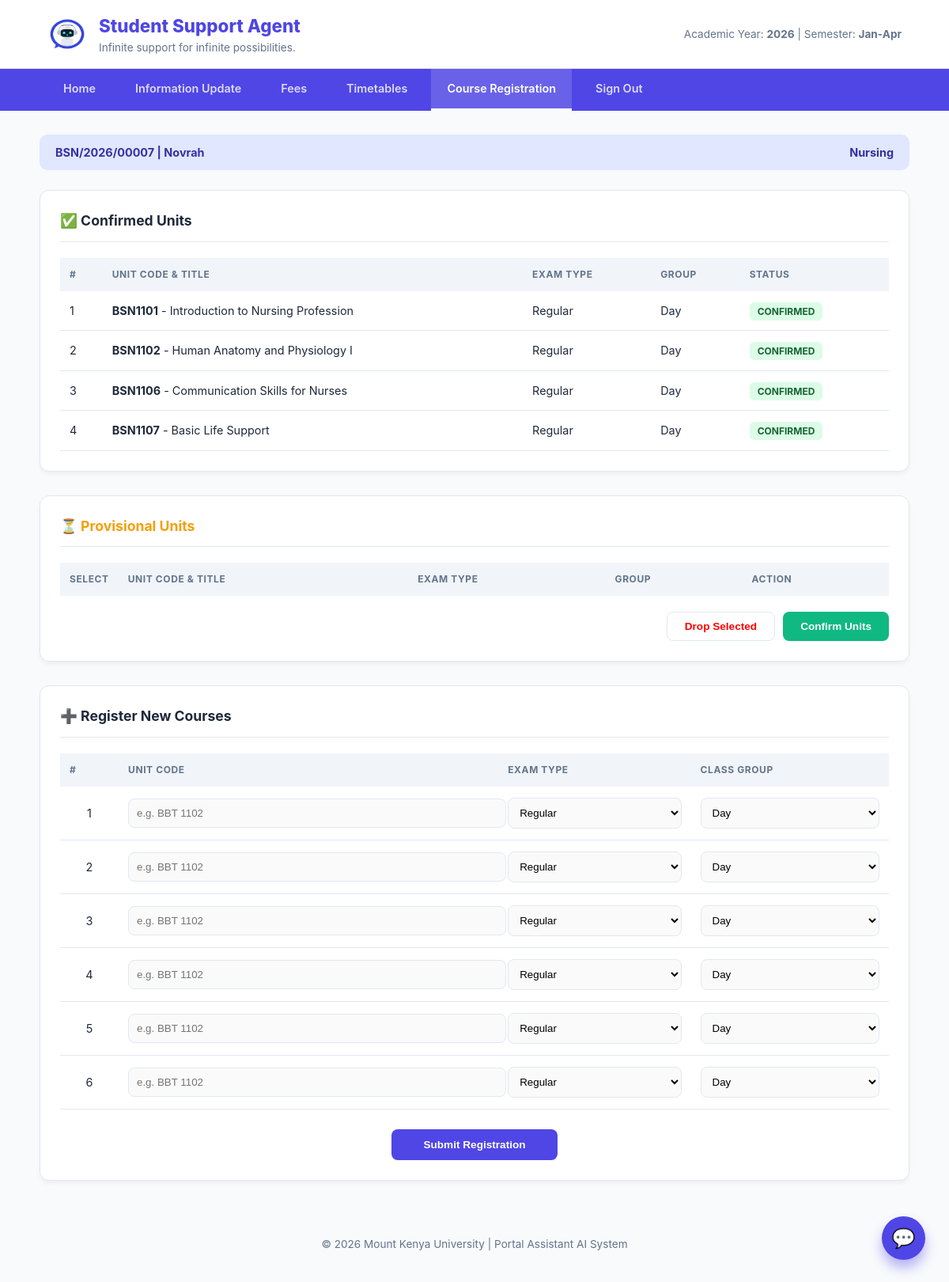
Before: /Student/regisration.php (signed in) with the older database file.
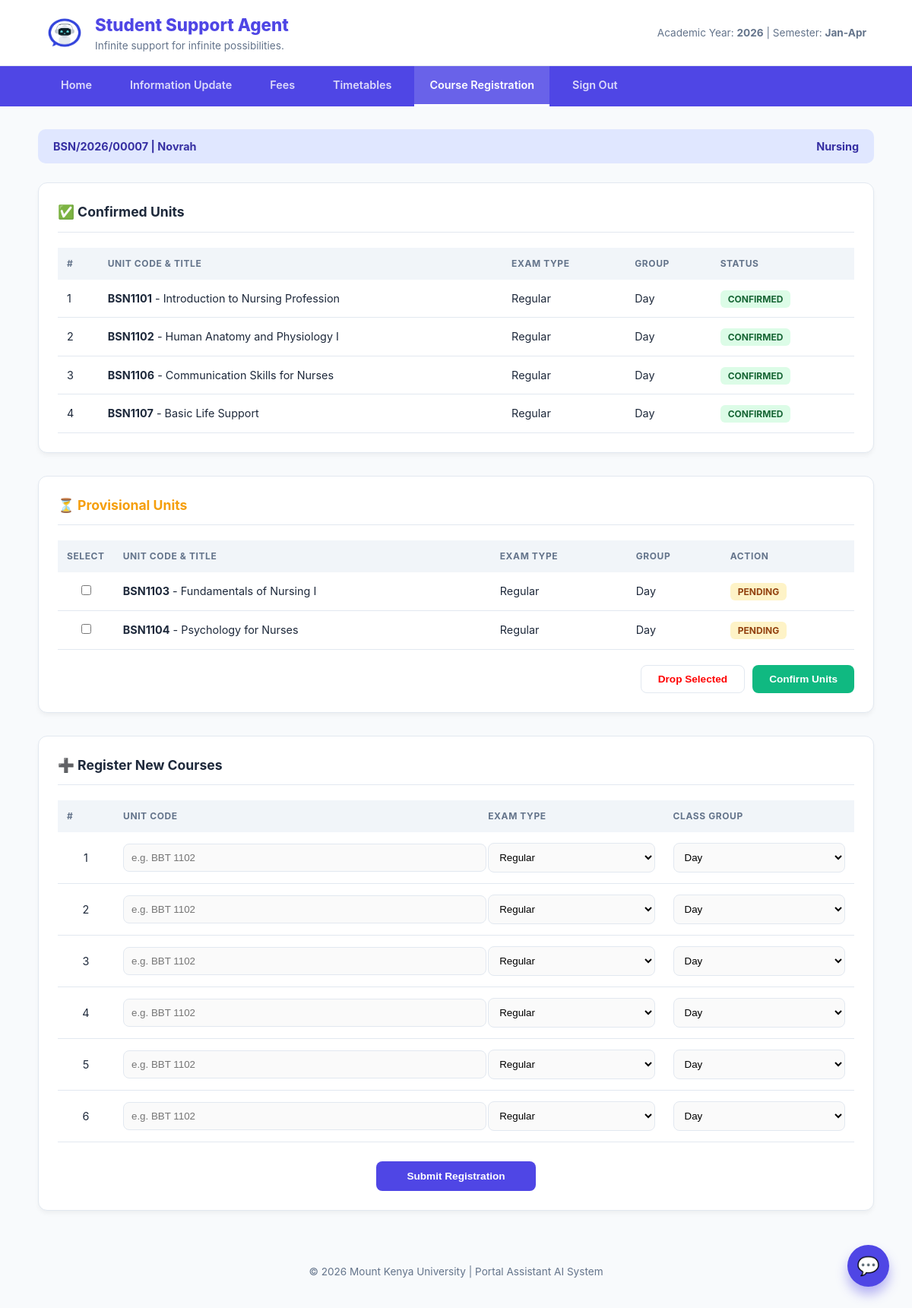
After: the same page with the newer database file.
### tables this page shows
CREATE TABLE `registered_courses` (
  `id` int(11) NOT NULL,
  `student_reg_no` varchar(30) NOT NULL,
  `unit_code` varchar(20) NOT NULL,
  `department` varchar(100) DEFAULT NULL,
  `exam_type` varchar(30) NOT NULL,
  `class_group` varchar(20) NOT NULL,
  `semester` varchar(20) NOT NULL,
  `academic_year` varchar(10) NOT NULL,
  `status` enum('Provisional','Confirmed') DEFAULT 'Provisional',
  `registered_at` timestamp NOT NULL DEFAULT current_timestamp()
);

CREATE TABLE `timetable` (
  `id` int(11) NOT NULL,
  `unit_code` varchar(20) DEFAULT NULL,
  `course_title` varchar(100) DEFAULT NULL,
  `department` varchar(50) DEFAULT NULL,
  `time_from` varchar(10) DEFAULT NULL,
  `time_to` varchar(10) DEFAULT NULL,
  `day_of_week` enum('Monday','Tuesday','Wednesday','Thursday','Friday','Saturday','Sunday') DEFAULT NULL,
  `venue` varchar(50) DEFAULT NULL,
  `unit_group` varchar(20) DEFAULT NULL,
  `lecturer` varchar(50) DEFAULT NULL,
  `exam_date` date DEFAULT NULL,
  `semester` enum('1','2','3') NOT NULL,
  `year_level` enum('First Year','Second Year','Third Year','Fourth Year') NOT NULL,
  `academic_year` year(4) NOT NULL,
  `created_at` timestamp NOT NULL DEFAULT current_timestamp()
);

### Student/regisration.php (the view, shortened to what the changed rows need)
<?php
$conn = mysqli_connect("localhost", "root", "", "Portal-Asisstant-AI");
$student_reg_no = $_SESSION['reg_number'] ?? '';
$confirmed = mysqli_query($conn, "SELECT rc.*, t.course_title FROM registered_courses rc JOIN timetable t ON rc.unit_code = t.unit_code WHERE rc.student_reg_no = '$student_reg_no' AND (rc.status = 'Confirmed' OR rc.status = 'Approved')");
$provisional = mysqli_query($conn, "SELECT rc.*, t.course_title FROM registered_courses rc JOIN timetable t ON rc.unit_code = t.unit_code WHERE rc.student_reg_no = '$student_reg_no' AND (rc.status = 'Provisional' OR rc.status IS NULL OR rc.status = '')");
?>
<!DOCTYPE html>
<html lang="en">
<head>
</head>
<body>
<header>
    <div class="branding">
        <div>
            <h1>Student Support Agent</h1>
        </div>
    </div>
</header>
<div class="container">
    <div class="card">
        <table>
            <thead>
                <tr><th>#</th><th>Unit Code & Title</th><th>Exam Type</th><th>Group</th><th>Status</th></tr>
            </thead>
            <tbody>
                <?php $i=1; while($row = mysqli_fetch_assoc($confirmed)): ?>
                    <tr>
                        <td><?php echo $i++; ?></td>
                        <td><strong><?php echo $row['unit_code']; ?></strong> - <?php echo $row['course_title']; ?></td>
                        <td><?php echo $row['exam_type']; ?></td>
                        <td><?php echo $row['class_group']; ?></td>
                        <td><span class="badge bg-success">Confirmed</span></td>
                    </tr>
                <?php endwhile; ?>
            </tbody>
        </table>
    </div>
    <form action="" method="POST">
    <div class="card">
        <table>
            <thead>
                <tr><th width="40">Select</th><th>Unit Code & Title</th><th>Exam Type</th><th>Group</th><th>Action</th></tr>
            </thead>
            <tbody>
                <?php while($row = mysqli_fetch_assoc($provisional)): ?>
                    <tr>
                        <td align="center"><input type="checkbox" name="selected_units[]" value="<?php echo $row['unit_code']; ?>"></td>
                        <td><strong><?php echo $row['unit_code']; ?></strong> - <?php echo $row['course_title']; ?></td>
                        <td><?php echo $row['exam_type']; ?></td>
                        <td><?php echo $row['class_group']; ?></td>
                        <td><span class="badge bg-warning">Pending</span></td>
                    </tr>
                <?php endwhile; ?>
            </tbody>
        </table>
    </div>
    </form>
    <div class="card">
        <form action="" method="POST">
            <table>
                <thead>
                    <tr><th width="50">#</th><th>Unit Code</th><th>Exam Type</th><th>Class Group</th></tr>
                </thead>
                <tbody>
                    <?php for($k=1; $k<=6; $k++): ?>
                        <tr>
                            <td align="center"><?php echo $k; ?></td>
                            <td><input type="text" name="courseCode<?php echo $k; ?>" placeholder="e.g. BBT 1102"></td>
                            <td>
                                <select name="examType<?php echo $k; ?>">
                                    <option>Regular</option><option>Retake</option>
                                </select>
                            </td>
                            <td>
                                <select name="classCode<?php echo $k; ?>">
                                    <option>Day</option><option>Evening</option>
                                </select>
                            </td>
                        </tr>
                    <?php endfor; ?>
                </tbody>
            </table>
        </form>
    </div>
</div>
</body>
</html>

Changed rows visible on the page:
added registered_courses: unit_code "BSN1103", timetable.course_title "Fundamentals of Nursing I", exam_type "Regular", class_group "Day"
added registered_courses: unit_code "BSN1104", timetable.course_title "Psychology for Nurses", exam_type "Regular", class_group "Day"
